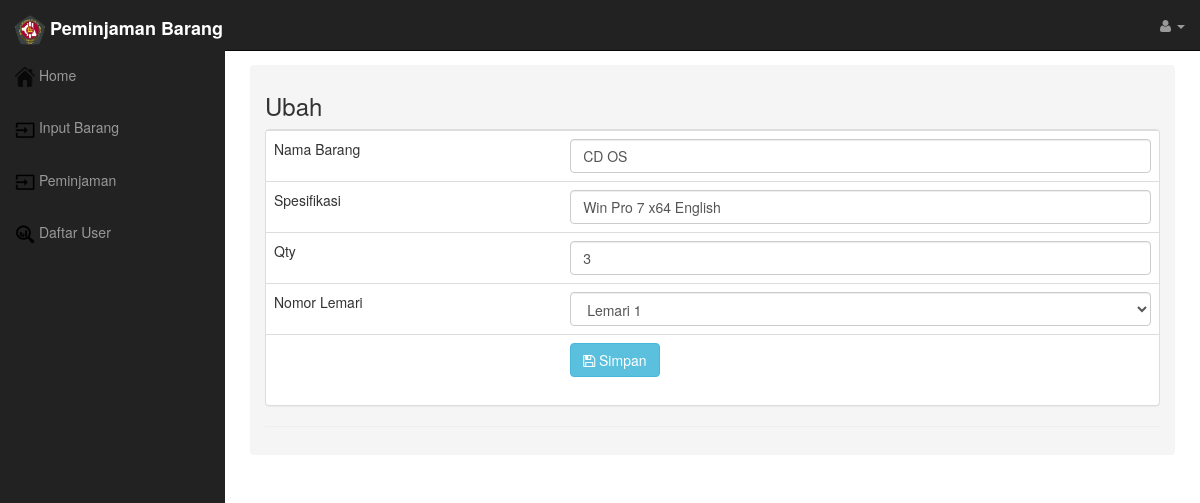
Page /aplication.php?page=ubah-barang&id_barang=54 on the committed database.
### tables this page shows
CREATE TABLE `barang` (
  `id_barang` int(4) NOT NULL,
  `namabarang` varchar(60) NOT NULL,
  `spec` varchar(60) NOT NULL,
  `qty` varchar(11) NOT NULL,
  `no_lemari` varchar(10) NOT NULL
);

### Model/Inventory.php (called while the page is built, shortened)
<?php
	include "Database.php";
	class Inventory {
		public function getIsibarang($id_barang) {
			$db = new Database();
			$dbConnect = $db->connect();
			$sql = "SELECT * FROM barang where id_barang = '{$id_barang}'";
			$data = $dbConnect->query($sql);
			return $data->fetch_array();
		}
	}
?>

### Model/Database.php (called while the page is built)
<?php
	class Database {
		private $conn;
		public function connect() {
			$this->conn = new mysqli("localhost", "root", "", "db_inventory");
			return $this->conn;
		}
		public function close() {
			return $this->conn->close();
		}
	}
?>

### Pages/ubahbarang.php (the view, shortened to what this page needs)
   <?php
  include "Model/inventory.php";
  $inventory = new Inventory();
?>
      <h3>Ubah</h3>
      <?php
  $data = null;
  if(isset($_GET['id_barang'])) {
    $data = $inventory->getIsibarang($_GET['id_barang']);
  }
?>
  <div class="panel panel-default">
      <form action="Controllers/inventory/ubahbarang.php" method="post">
        <table width="60%" class="table">
            <tr>
              <td>Nama Barang</td>
              <td><input type="text" class="form-control" name="namabarang" value="<?php echo $data['namabarang'] ?>"></td>
            </tr>
            <tr>
              <td>Spesifikasi</td>
              <td><input type="text" class="form-control" name="spec" value="<?php echo $data['spec'] ?>"></td>
            </tr>
            <tr>
              <td>Qty</td>
              <td><input type="number" class="form-control" name="qty" value="<?php echo $data['qty'] ?>"></td>
            </tr>
            <tr>
              <td>Nomor Lemari</td>
              <td>
                <select required name="no_lemari"  class="form-control">
              <option <?php if($data['no_lemari']=='Lemari 1'){echo' selected ';}?>>Lemari 1</option>
            </select></td>
            </tr>
            <td></td>
            <td><button type="submit" class="btn btn-info"><span class="fa fa-save"></span>  Simpan</td></td>
        </table>
    </form>
  </div>
</div>

### Asset/css/sb-admin.css (style rules this page uses)
body { margin-top: 50px; }

### rows in the picture
barang: namabarang "CD OS", spec "Win Pro 7 x64 English", qty "3", no_lemari "Lemari 1"
